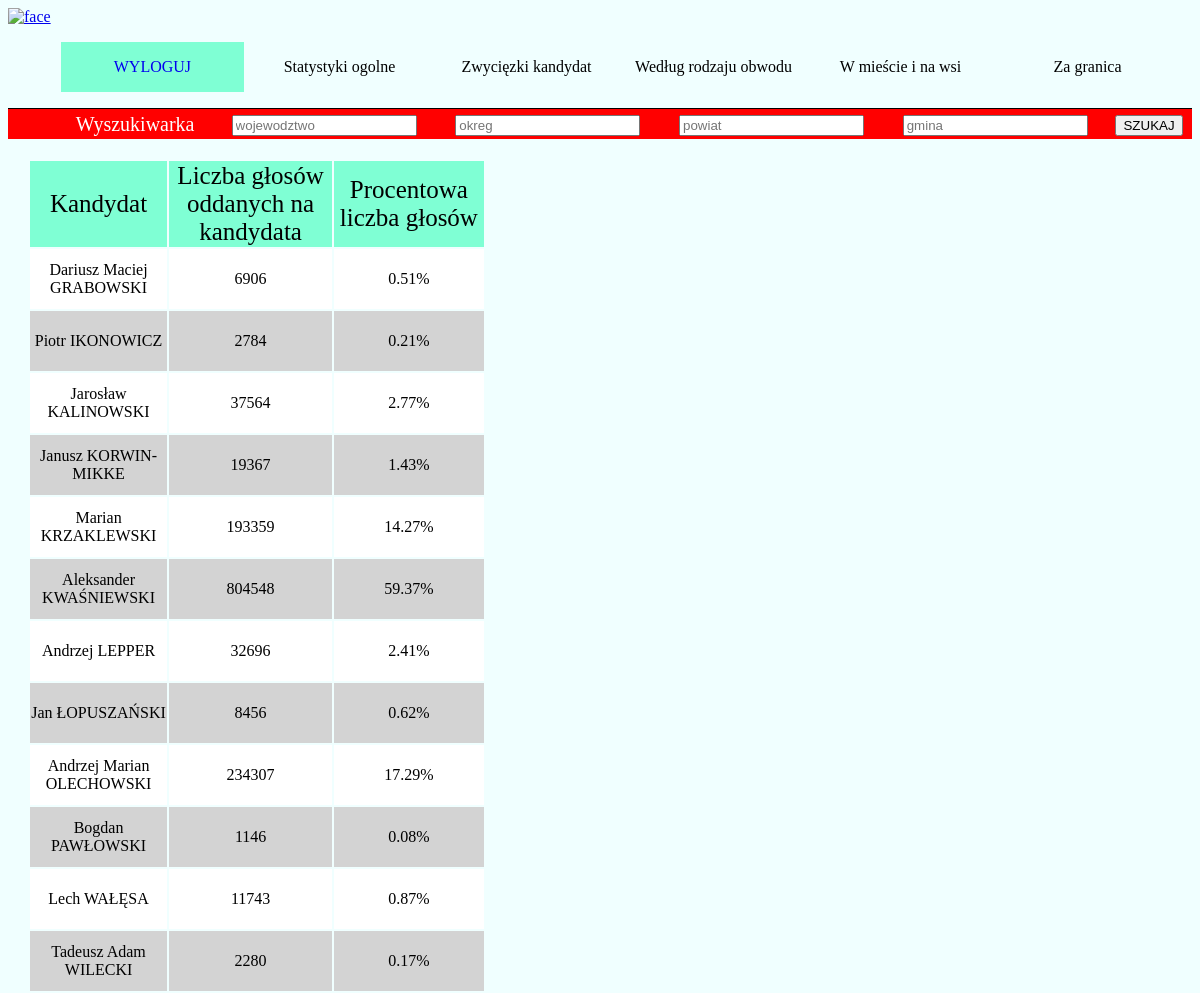
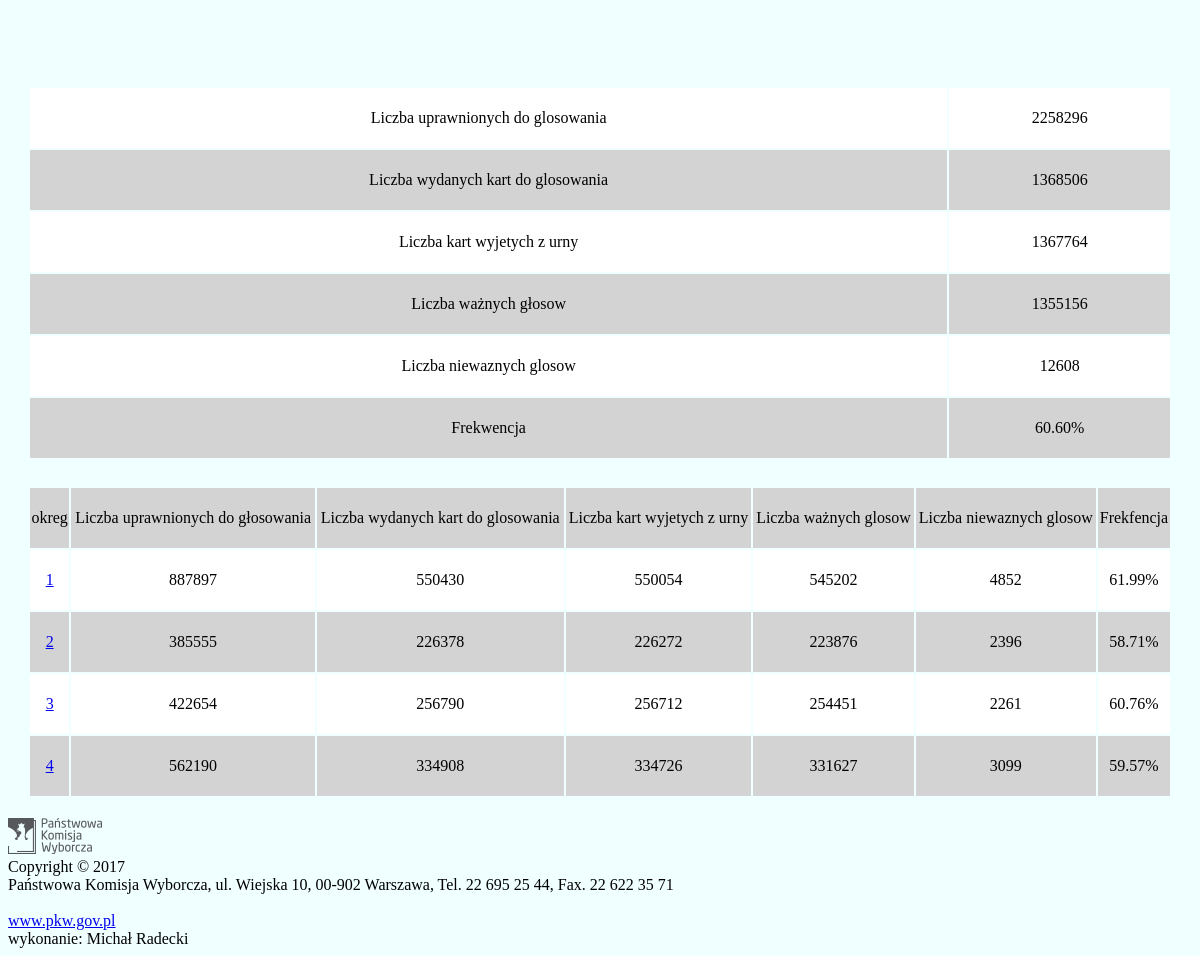
The page /polska/wojewodztwo/DOLNOŚLĄSKIE on the database its author committed (2 pictures, top to bottom).
### wyniki/models.py (models this page shows, shortened)
class Kandydat(models.Model):
    numerKandydata = models.CharField(max_length=100) # w1, w2, itd.
    imieINazwisko = models.CharField(max_length=100)

class Wynik(models.Model):
    wojewodztwo = models.CharField(max_length=100)
    okreg = models.CharField(max_length=100)
    powiat = models.CharField(max_length=100)
    gmina = models.CharField(max_length=100)
    w1 = models.FloatField(default=0)
    w2 = models.FloatField(default=0)
    w3 = models.FloatField(default=0)
    w4 = models.FloatField(default=0)
    w5 = models.FloatField(default=0)
    w6 = models.FloatField(default=0)
    w7 = models.FloatField(default=0)
    w8 = models.FloatField(default=0)
    w9 = models.FloatField(default=0)
    w10 = models.FloatField(default=0)
    w11 = models.FloatField(default=0)
    w12 = models.FloatField(default=0)
    uprawnionych = models.IntegerField(default=0)
    wydanych_kart = models.IntegerField(default=0)
    wyjetych_kart = models.IntegerField(default=0)
    niewaznych_glosow = models.IntegerField(default=0)
    waznych_glosow = models.IntegerField(default=0)

### templates/wyniki/templateStrony.html (shortened to what this page needs)
{% load static %}
<!DOCTYPE html>
<html xmlns:width="http://www.w3.org/1999/xhtml">
<head>
    <link rel="stylesheet" href="{% static "css/style.css" %}?{% now "U" %}" type="text/css"/>
    <link rel="stylesheet" href="https://www.amcharts.com/lib/3/plugins/export/export.css" type="text/css" media="all"/>
</head>
<body>
<div id="container">
    {% include "wyniki/logoAndNavigation.html" %}
    <div id="content">
        <div id="wyniki_kandydatow">
            <div id="wyniki">
                <table id="tabela_wyniki">
                    <tr class="wiersz_glowny">
                        <td class="kol1">Kandydat</td>
                        <td class="kol2">Liczba głosów oddanych na kandydata</td>
                        <td class="kol2">Procentowa liczba głosów</td>
                    </tr>
                    {% for x in dane %}
                        <tr class="wiersz1">
                            <td class="kol1">{{ x.parzyste.kandydat }}</td>
                            <td class="kol2">{{ x.parzyste.glosy }}</td>
                            <td class="kol2">{{ x.parzyste.procent }}%</td>
                        </tr>
                        <tr class="wiersz2">
                            <td class="kol1">{{ x.nieparzyste.kandydat }}</td>
                            <td class="kol2">{{ x.nieparzyste.glosy }}</td>
                            <td class="kol2">{{ x.nieparzyste.procent }}%</td>
                        </tr>
                    {% endfor %}
                </table>
            </div>
            <div id="pole_wykresu">
                <div id="wykresKolumnowy" style="height: 900px"></div>
            </div>
        </div>
    </div>
    <div id="statystyki_i_frekfencja" style="height:360px">
        <table id="statystyki_tabela">
            <tr class="wiersz1">
                <td class="kol1">Liczba uprawnionych do glosowania</td>
                <td class="kol2">{{ statystyki_obszaru.uprawnionych }}</td>
            </tr>
            <tr class="wiersz2">
                <td class="kol1">Liczba wydanych kart do glosowania</td>
                <td class="kol2">{{ statystyki_obszaru.wydanych_kart }}</td>
            </tr>
            <tr class="wiersz1">
                <td class="kol1">Liczba kart wyjetych z urny</td>
                <td class="kol2">{{ statystyki_obszaru.wyjetych_kart }}</td>
            </tr>
            <tr class="wiersz2">
                <td class="kol1">Liczba ważnych głosow</td>
                <td class="kol2">{{ statystyki_obszaru.waznych_glosow }}</td>
            </tr>
            <tr class="wiersz1">
                <td class="kol1">Liczba niewaznych glosow</td>
                <td class="kol2">{{ statystyki_obszaru.niewaznych_glosow }}</td>
            </tr>
            <tr class="wiersz2">
                <td class="kol1">Frekwencja</td>
                <td class="kol2">{{ frekwencja }}%</td>
            </tr>
        </table>
    </div>
    {% if typ_statystyk != "" %}
        <div id="wyniki_kandydatow">
            <table id="tabela_wyniki">
                <tr class="wiersz2">
                    <td>{{ typ_statystyk }}</td>
                    <td>Liczba uprawnionych do głosowania</td>
                    <td>Liczba wydanych kart do glosowania</td>
                    <td>Liczba kart wyjetych z urny</td>
                    <td>Liczba ważnych glosow</td>
                    <td>Liczba niewaznych glosow</td>
                    <td>Frekfencja</td>
                </tr>
                {% for wynik in wyniki_szczegolowe %}
                    {% if forloop.counter|divisibleby:2 %}
                        <tr class="wiersz2">
                            {% else %}
                        <tr class="wiersz1">
                    {% endif %}
                {% if typ_statystyk == 'wojewodztwo' %}
                    <td><a href="{% url 'woj' wojewodztwo=wynik.szczegoly.wojewodztwo %}">
                        {{ wynik.szczegoly.wojewodztwo }}</a>
                    </td>
                {% elif typ_statystyk == "okreg" %}
                    <td><a href="{% url 'okr' wojewodztwo=wynik.szczegoly.wojewodztwo okreg=wynik.szczegoly.okreg %}">
                        {{ wynik.szczegoly.okreg }}</a>
                    </td>
                {% elif typ_statystyk == "powiat" %}
                    <td><a href="{% url 'pow' wojewodztwo=wynik.szczegoly.wojewodztwo okreg=wynik.szczegoly.okreg powiat=wynik.powiat_z_podkreslnikiem %}">
                        {{ wynik.szczegoly.powiat }}</a>
                    </td>
                {% elif typ_statystyk == "gmina" %}
                    <td><a href="{% url 'gmi' wojewodztwo=wynik.szczegoly.wojewodztwo okreg=wynik.szczegoly.okreg powiat=wynik.powiat_z_podkreslnikiem gmina=wynik.gmina_z_podkreslnikiem %}">
                        {{ wynik.szczegoly.gmina }}</a>
                    </td>
                {% endif %}
                <td>{{ wynik.szczegoly.uprawnionych }}</td>
                <td>{{ wynik.szczegoly.wydanych_kart }}</td>
                <td>{{ wynik.szczegoly.wyjetych_kart }}</td>
                <td>{{ wynik.szczegoly.waznych_glosow }}</td>
                <td>{{ wynik.szczegoly.niewaznych_glosow }}</td>
                <td>{{ wynik.frekwencja }}%</td>
                </tr>
                {% endfor %}
            </table>
        </div>
    {% endif %}
    <div id="footer">
        <div>
            <img src="{% static "img/logo_pkw_footer.png" %}" class="img-responsive" alt="footer"/>
        </div>
        <div>
            Copyright © 2017
        </div>
        <div>
            Państwowa Komisja Wyborcza, ul. Wiejska 10, 00-902 Warszawa, Tel. 22 695 25 44, Fax. 22 622 35
            71<br/><br/><a href="../www.pkw.gov.pl/index.html" target="_blank">www.pkw.gov.pl</a>
        </div>
        <div>
            wykonanie: Michał Radecki
        </div>
    </div>
</div>
</body>

### static/css/style.css (style rules this page uses)
body { background-color: azure ; }
#container { width:100%; }
#wyniki_kandydatow { vertical-align: middle; padding: 20px; }
#wyniki { float:left; text-align: center; width:40%; }
#tabela_wyniki { width: 100%; }
.wiersz_glowny { background-color: aquamarine; height: 60px; font-size: 25px; }
.wiersz1 { background-color: white; height: 60px; text-align: center; }
.wiersz2 { background-color: lightgray; height: 60px; text-align: center; }
#pole_wykresu { float:left; width:60%; }
#statystyki_i_frekfencja { clear: both; height: 700px; padding: 20px; }
#statystyki_tabela { width: 100%; }
#footer { clear:both; width:100%; align-content: center; }
#footer > div { vertical-align: center; }

### rows shown on the page
Kandydat: parzyste.kandydat "Dariusz Maciej GRABOWSKI"
Kandydat: nieparzyste.kandydat "Piotr IKONOWICZ"
Kandydat: parzyste.kandydat "Jarosław KALINOWSKI"
Kandydat: nieparzyste.kandydat "Janusz KORWIN-MIKKE"
Kandydat: parzyste.kandydat "Marian KRZAKLEWSKI"
Kandydat: nieparzyste.kandydat "Aleksander KWAŚNIEWSKI"
Kandydat: parzyste.kandydat "Andrzej LEPPER"
Kandydat: nieparzyste.kandydat "Jan ŁOPUSZAŃSKI"
Kandydat: parzyste.kandydat "Andrzej Marian OLECHOWSKI"
Kandydat: nieparzyste.kandydat "Bogdan PAWŁOWSKI"
Kandydat: parzyste.kandydat "Lech WAŁĘSA"
Kandydat: nieparzyste.kandydat "Tadeusz Adam WILECKI"
Wynik: uprawnionych "2258296", wydanych_kart "1368506", wyjetych_kart "1367764", waznych_glosow "1355156", niewaznych_glosow "12608"
Wynik: szczegoly.okreg "1", szczegoly.uprawnionych "887897", szczegoly.wydanych_kart "550430", szczegoly.wyjetych_kart "550054", szczegoly.waznych_glosow "545202", szczegoly.niewaznych_glosow "4852", frekwencja "61.99"
Wynik: szczegoly.okreg "2", szczegoly.uprawnionych "385555", szczegoly.wydanych_kart "226378", szczegoly.wyjetych_kart "226272", szczegoly.waznych_glosow "223876", szczegoly.niewaznych_glosow "2396", frekwencja "58.71"
Wynik: szczegoly.okreg "3", szczegoly.uprawnionych "422654", szczegoly.wydanych_kart "256790", szczegoly.wyjetych_kart "256712", szczegoly.waznych_glosow "254451", szczegoly.niewaznych_glosow "2261", frekwencja "60.76"
Wynik: szczegoly.okreg "4", szczegoly.uprawnionych "562190", szczegoly.wydanych_kart "334908", szczegoly.wyjetych_kart "334726", szczegoly.waznych_glosow "331627", szczegoly.niewaznych_glosow "3099", frekwencja "59.57"

### other values the page prints
{{ x.parzyste.glosy }} "6906" "37564" "193359" "32696" "234307" "11743"
{{ x.parzyste.procent }} "0.51" "2.77" "14.27" "2.41" "17.29" "0.87"
{{ x.nieparzyste.glosy }} "2784" "19367" "804548" "8456" "1146" "2280"
{{ x.nieparzyste.procent }} "0.21" "1.43" "59.37" "0.62" "0.08" "0.17"
{{ frekwencja }} "60.60"
{{ typ_statystyk }} "okreg"
